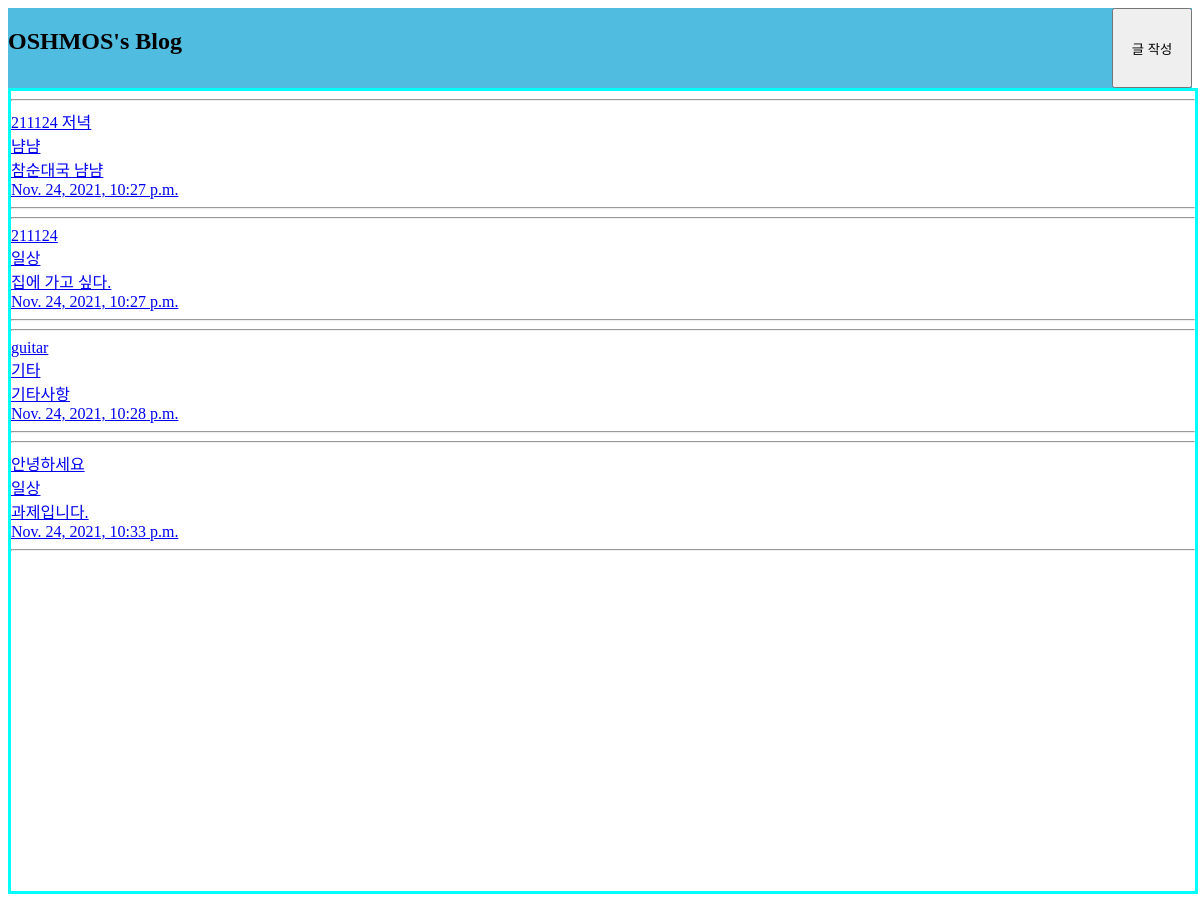
The app's page /writes/ with its own data.
### writes/models.py (models this page shows, shortened)
class Post(models.Model):
    life = '일상'
    yum = '냠냠'
    etc = '기타'
    title = models.CharField(max_length=100)
    category = models.CharField(max_length=100, choices=[
                                (life, "일상"), (yum, "냠냠"), (etc, "기타")], default=life)
    content = models.TextField()
    pub_date = models.DateTimeField(auto_now=True)

### writes/views.py (the view)
# urls.py: path("", views.base, name="base"),
def base(request):
    all_write = Post.objects.all()
    return render(request, "writes/base.html", {'all_write': all_write})

### writes/templates/writes/base.html (shortened to what this page needs)
<!DOCTYPE html>
<html lang='en'>
<head>
    <link rel="stylesheet" href=""/>
</head>
<body>
    <div id="header">
        {% block header %}
            <h2>OSHMOS's Blog</h2>
            <a href="{% url 'writes:write' %}">
                <input type="submit" value="글 작성" class="button"></input>
            </a>
        {% endblock %}
    </div>
    <div id="content">
        {% block content %}
        {% for write in all_write %}
        <div class="write"><a href="#">
            <hr>
            <div>{{write.title}}</div>
            <div>{{write.category}}</div>
            <div>{{write.content}}</div>
            <div>{{write.pub_date}}</div>
            <hr>
        </a></div>
        {% endfor %}
        {% endblock %}
    </div>
</body>
</html>

### writes/templates/writes/base.html (style rules this page uses)
#header { background-color: #50bcdf; display: flex; justify-content: space-between; }
#content { width: 100%; height: 800px; border: solid aqua; }
.button { width: 80px; height: 80px; }

### records on screen
Post: title "211124 저녁", category "냠냠", content "참순대국 냠냠", pub_date "Nov. 24, 2021, 10:27 p.m."
Post: title "211124", category "일상", content "집에 가고 싶다.", pub_date "Nov. 24, 2021, 10:27 p.m."
Post: title "guitar", category "기타", content "기타사항", pub_date "Nov. 24, 2021, 10:28 p.m."
Post: title "안녕하세요", category "일상", content "과제입니다.", pub_date "Nov. 24, 2021, 10:33 p.m."
